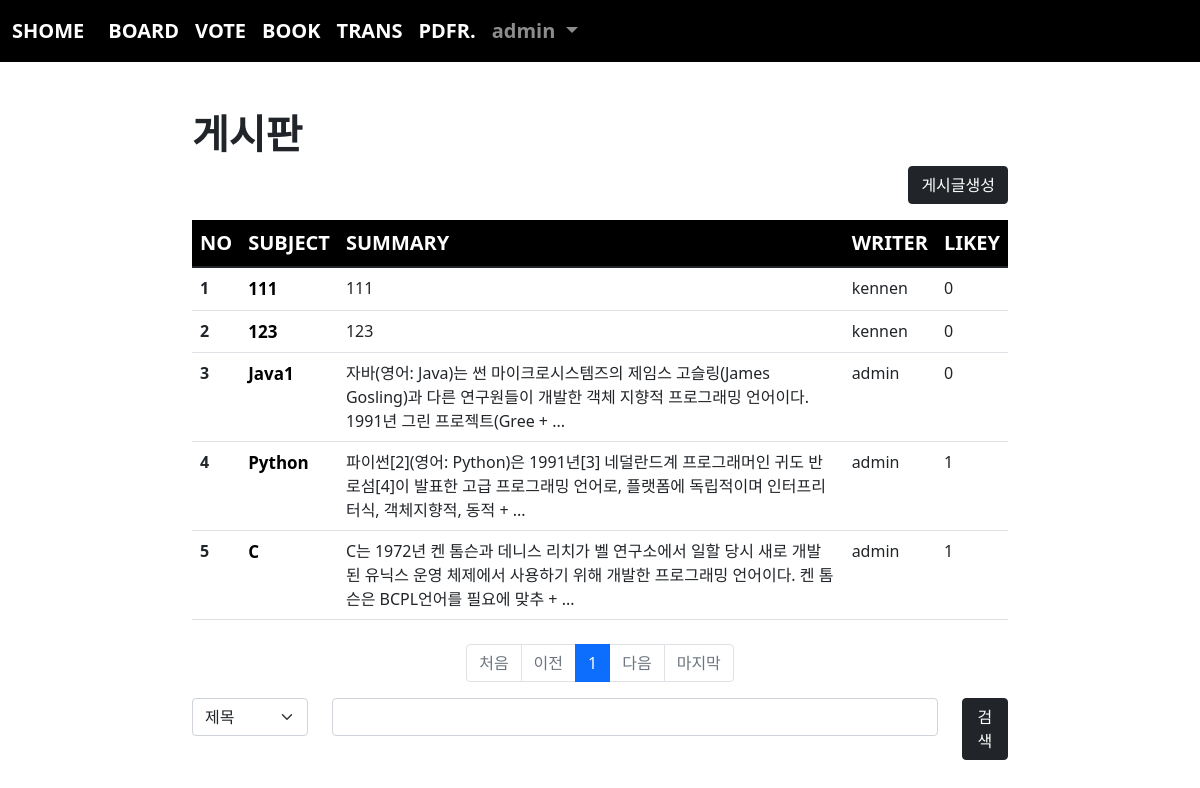
Page /board/index/ (signed in) on the committed database.
### acc/models.py (models this page shows, shortened)
class User(AbstractUser):
    comment = models.TextField()
    point = models.IntegerField(default=0)
    age = models.IntegerField(default=0)
    pic = models.ImageField(upload_to="user/%y/%m")

### board/models.py (models this page shows, shortened)
class Board(models.Model):
    subject = models.CharField(max_length=100)
    writer = models.ForeignKey(User, on_delete=models.CASCADE, related_name="writer")
    content = models.TextField()
    likey = models.ManyToManyField(User, blank=True, related_name="likey")
    pubdate = models.DateTimeField()
    def summary(self):
        if len(self.content) > 100:
            return f"{self.content[:100]} + ... "
        return self.content

### board/views.py (the view)
# urls.py: path('index/', views.index, name="index"),
def index(request):
    pg = request.GET.get("page", 1)
    cate = request.GET.get("cate", "")
    kw = request.GET.get("kw", "")
    if kw:
        if cate == "sub":
            b = Board.objects.filter(subject__startswith=kw)
        elif cate == "wri":
            from acc.models import User
            try:
                u = User.objects.get(username=kw)
                b = Board.objects.filter(writer=u)
            except:
                b = Board.objects.none()
        elif cate == "con":
            b = Board.objects.filter(content__contains=kw)
        else:
            b = Board.objects.all()
    else:
        b = Board.objects.all()
    b = b.order_by("-pubdate")
    pag = Paginator(b, 10)
    obj = pag.get_page(pg)
    context = {
        "bset": obj,
        "cate": cate,
        "kw":kw
    }
    return render(request, "board/index.html", context)

### templates/board/index.html (shortened to what this page needs)
{% extends 'base.html' %}
{% block con %}
    <div class="container mt-5" style="width:70%">
        <h1><b>게시판</b></h1>
        <div class="text-end">
            <a href="{% url 'board:create' %}" class="btn btn-dark">게시글생성</a>
        </div>
        <table class="table mt-3 table-hover">
            <thead style="background-color: black; color:white; font-size: 20px;">
                <tr>
                    <th scope="col">NO</th>
                    <th scope="col">SUBJECT</th>
                    <th scope="col">SUMMARY</th>
                    <th scope="col">WRITER</th>
                    <th scope="col">LIKEY</th>
                </tr>
            </thead>
            <tbody>
                {% if bset %}
                    {% for i in bset %}
                        <tr>
                            <th scope="row">{{ forloop.counter }}</th>
                            <td><a class="sub" href="{% url 'board:detail' i.id %}">{{ i.subject }}</a></td>
                            <td>{{ i.summary }}</td>
                            <td>{{ i.writer.username }}</td>
                            <td>{{ i.likey.all.count }}</td>
                        </tr>
                    {% endfor %}
                {% endif %}
            </tbody>
        </table>
        <nav aria-label="Page navigation example" class="mt-4">
            <ul class="pagination justify-content-center">
                {% if bset.has_previous %}
                    <li class="page-item"><a class="page-link" href="{% url 'board:index' %}?page=1&cate={{cate}}&kw={{kw}}">처음</a></li>
                    <li class="page-item"><a class="page-link" href="{% url 'board:index' %}?page={{ bset.previous_page_number }}&cate={{cate}}&kw={{kw}}">이전</a></li>
                {% else %}
                    <li class="page-item disabled"><a class="page-link">처음</a></li>
                    <li class="page-item disabled"><a class="page-link">이전</a></li>
                {% endif %}
                {% for i in bset.paginator.page_range %}
                    {% if i >= bset.number|add:-5 and bset.number|add:4 >= i %}
                        <li class="page-item {% if bset.number == i %}active{% endif %}"><a class="page-link" href="{% url 'board:index' %}?page={{i}}&cate={{cate}}&kw={{kw}}">{{i}}</a></li>
                    {% endif %}
                {% endfor %}
                {% if bset.has_next %}
                    <li class="page-item"><a class="page-link" href="{% url 'board:index' %}?page={{ bset.next_page_number }}&cate={{cate}}&kw={{kw}}">다음</a></li>
                    <li class="page-item"><a class="page-link" href="{% url 'board:index' %}?page={{ bset.paginator.num_pages }}&cate={{cate}}&kw={{kw}}">마지막</a></li>
                {% else %}
                    <li class="page-item disabled"><a class="page-link">다음</a></li>
                    <li class="page-item disabled"><a class="page-link">마지막</a></li>
                {% endif %}
            </ul>
        </nav>
        <form>
            <div class="row mt-3 mb-5">
                <div class="col-lg-2">
                    <select class="form-select" name="cate" aria-label="Default select example">
                        <option value="sub" {% if cate == 'sub' %}selected{% endif %}>제목</option>
                    </select>
                </div>
                <div class="col-lg-9">
                    <input type="text" value="{{kw}}" name="kw" class="form-control">
                </div>
                <div class="col-lg-1">
                    <button class="btn btn-dark">검색</button>
                </div>
            </div>
        </form>
    </div>
{% endblock %}

### templates/base.html (shortened to what this page needs)
<!doctype html>
<html lang="en">
    <head>
        <link href="https://cdn.jsdelivr.net/npm/bootstrap@5.1.3/dist/css/bootstrap.min.css" rel="stylesheet">
    </head>
    <body>
        {% if user.is_authenticated %}
            <nav class="navbar navbar-expand-lg navbar-dark" style="background-color: rgb(0, 0, 0); font-size: 20px; font-weight: bold;">
                <div class="container-fluid">
                    <a class="navbar-brand" href="{% url 'acc:index' %}">SHOME</a>
                    <div class="collapse navbar-collapse" id="navbarSupportedContent">
                        <ul class="navbar-nav me-auto mb-2 mb-lg-0">
                            <li class="nav-item">
                                <a class="nav-link active" aria-current="page" href="{% url 'board:index' %}">BOARD</a>
                            </li>
                            <li class="nav-item">
                                <a class="nav-link active" aria-current="page" href="{% url 'vote:index' %}">VOTE</a>
                            </li>
                            <li class="nav-item">
                                <a class="nav-link active" aria-current="page" href="{% url 'book:index' %}">BOOK</a>
                            </li>
                            <li class="nav-item">
                                <a class="nav-link active" aria-current="page" href="{% url 'trans:index' %}">TRANS</a>
                            </li>
                            <li class="nav-item">
                                <a class="nav-link active" aria-current="page" href="{% url 'pdfread:index' %}">PDFR.</a>
                            </li>
                            <li class="nav-item dropdown">
                                <a class="nav-link dropdown-toggle" href="#" id="navbarDropdown" role="button" data-bs-toggle="dropdown" aria-expanded="false">
                                    {{ user }}
                                </a>
                            </li>
                        </ul>
                    </div>
                </div>
            </nav>
        {% endif %}
        {% if user.is_authenticated %}
            {% block con %}
            {% endblock %}
        {% endif %}
    </body>
</html>

### templates/board/index.html (style rules this page uses)
a.sub { text-decoration: none; color:black; font-weight: bold; font-size: 17px; }

### rows in the picture
User: username "admin"
Board: subject "111", summary "111", writer.username "kennen", likey.all.count "0"
Board: subject "123", summary "123", writer.username "kennen", likey.all.count "0"
Board: subject "Java1", summary "자바(영어: Java)는 썬 마이크로시스템즈의 제임스 고슬링(James Gosling)과 다른 연구원들이 개발한 객체 지향적 프로그래밍 언어이다. 1991년 그린 프로젝트(Gree + ...", writer.username "admin", likey.all.count "0"
Board: subject "Python", summary "파이썬[2](영어: Python)은 1991년[3] 네덜란드계 프로그래머인 귀도 반 로섬[4]이 발표한 고급 프로그래밍 언어로, 플랫폼에 독립적이며 인터프리터식, 객체지향적, 동적 + ...", writer.username "admin", likey.all.count "1"
Board: subject "C", summary "C는 1972년 켄 톰슨과 데니스 리치가 벨 연구소에서 일할 당시 새로 개발된 유닉스 운영 체제에서 사용하기 위해 개발한 프로그래밍 언어이다. 켄 톰슨은 BCPL언어를 필요에 맞추 + ...", writer.username "admin", likey.all.count "1"

### other values in the picture
{{ i }} "1"
